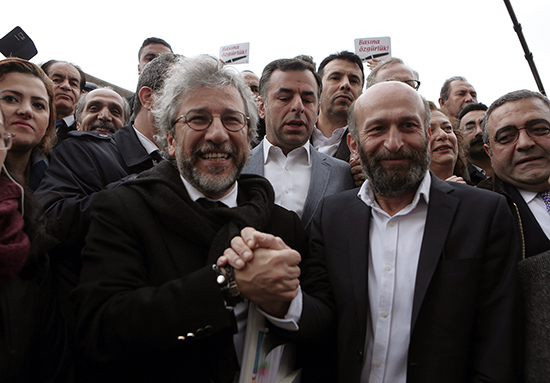
#> input picture Advanced Concepts in Python/OpenCV/faces_crowd.jpg, 550 x 383 px
$ jupyter execute 'Eye Detection.ipynb'
#> lines starting #> are read from the running program, lines starting #| are printed output that depends on the picture; after the words box and inside, x2 and y2 are one past the last pixel; in counts of white or black regions, pixels touching at a corner belong together
[cell 1]
import numpy as np
import cv2

img = cv2.imread("faces_crowd.jpg",1)
#> img is the input picture: shape (383, 550, 3); mean B, G, R 85.3, 86.1, 92.8
gray=cv2.cvtColor(img, cv2.COLOR_BGR2GRAY)
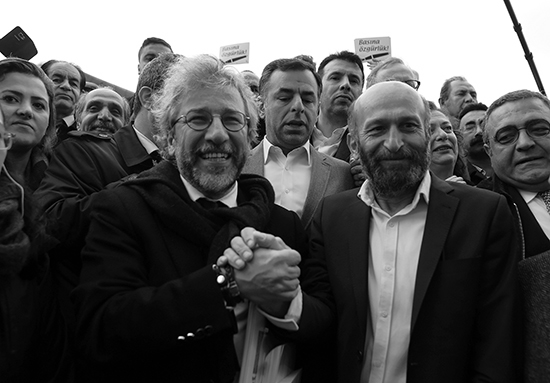
#> gray: shape (383, 550); min 0, max 255, mean 88
path= "haarcascade_eye.xml"

eye_cascade= cv2.CascadeClassifier(path)
eyes= eye_cascade.detectMultiScale(gray, 1.001,4, minSize=(5,5), maxSize=(20,20))
#> eyes = [[3, 89, 20, 20], [397, 116, 20, 20], [60, 72, 20, 20]]
print(len(eyes))
#| 3

for x,y,w,h in eyes:
    xc=(x+ x+w)/2
    yc=(y+ y+h)/2
    radius= w/2
    cv2.circle(img, (int(xc), int(yc)), int(radius), (255,0,0), 2)
#> this loop made 3 passes
#> (x, y, xc, yc) on passes 1 to 3: (3, 89, 13, 99), (397, 116, 407, 126), (60, 72, 70, 82)
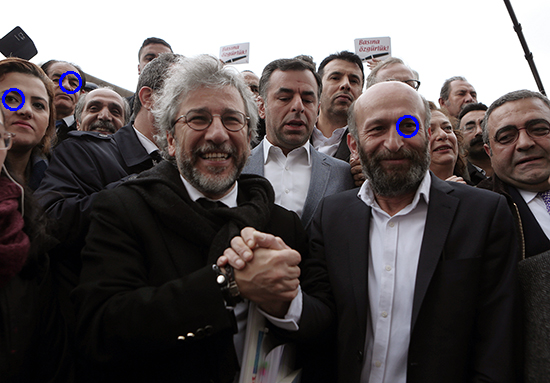
#> img: shape (383, 550, 3); 0.28% of pixels changed, all inside (x1, y1, x2, y2) = (2, 71, 419, 138)

cv2.imshow("Eyes", img)

cv2.waitKey(0)
#> Out = 27

$ run again, with Advanced Concepts in Python/OpenCV/camera-lens.jpg copied over Advanced Concepts in Python/OpenCV/faces_crowd.jpg
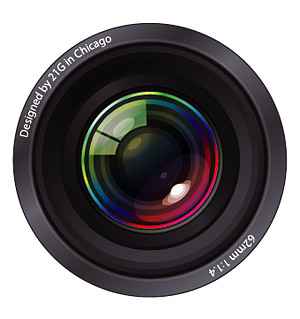
#> input picture Advanced Concepts in Python/OpenCV/camera-lens.jpg, 300 x 319 px
#> img is the input picture: shape (319, 300, 3); mean B, G, R 124.9, 123.2, 126.6
#> `gray=cv2.cvtColor(img, cv2.COLOR_BGR2GRAY)`:
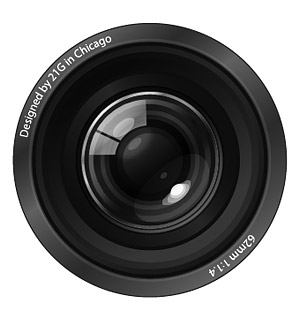
#> gray: shape (319, 300); min 0, max 255, mean 124.4
#> eyes = ()
#| 0
#> Out = 27

$ run again, with Advanced Concepts in Python/OpenCV/crowd.jpg copied over Advanced Concepts in Python/OpenCV/faces_crowd.jpg
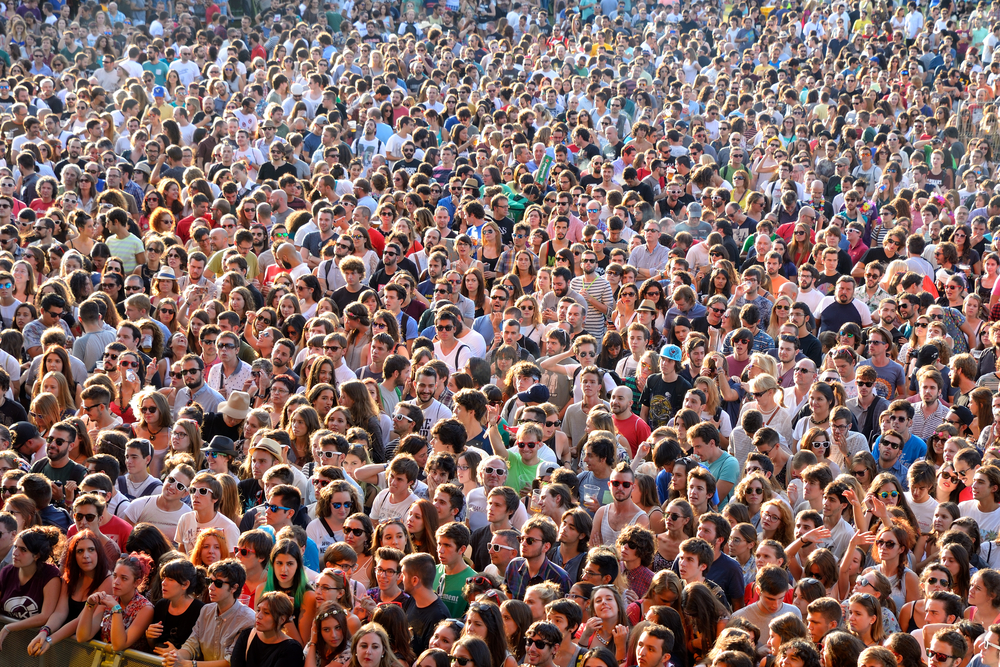
#> input picture Advanced Concepts in Python/OpenCV/crowd.jpg, 1000 x 667 px
#> img is the input picture: shape (667, 1000, 3); mean B, G, R 104, 107.5, 132.3
#> `gray=cv2.cvtColor(img, cv2.COLOR_BGR2GRAY)`:
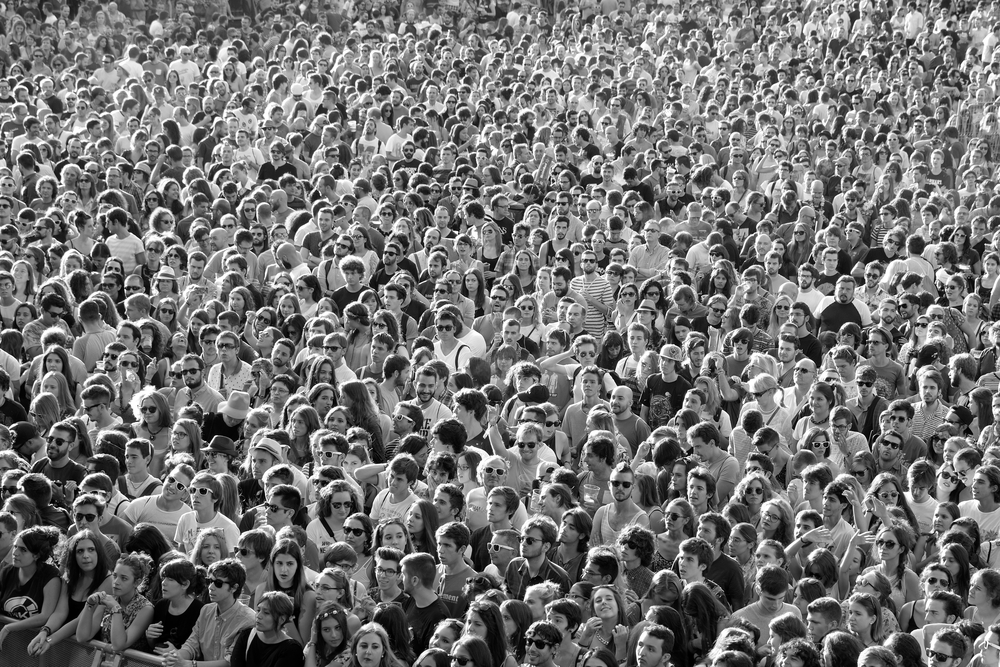
#> gray: shape (667, 1000); min 0, max 255, mean 114.5
#> eyes = 35 rows, first 6: [689, 289, 20, 20], [142, 400, 20, 20], [520, 436, 20, 20], [882, 435, 20, 20], [77, 509, 20, 20], [947, 6, 20, 20]
#| 35
#> the loop `for x,y,w,h in eyes:` made 35 passes
#> (x, y, xc, yc) on passes 1 to 8: (689, 289, 699, 299), (142, 400, 152, 410), (520, 436, 530, 446), (882, 435, 892, 445), (77, 509, 87, 519), (947, 6, 957, 16), (338, 36, 348, 46), (234, 157, 244, 167)
#> after the loop `for x,y,w,h in eyes:`:
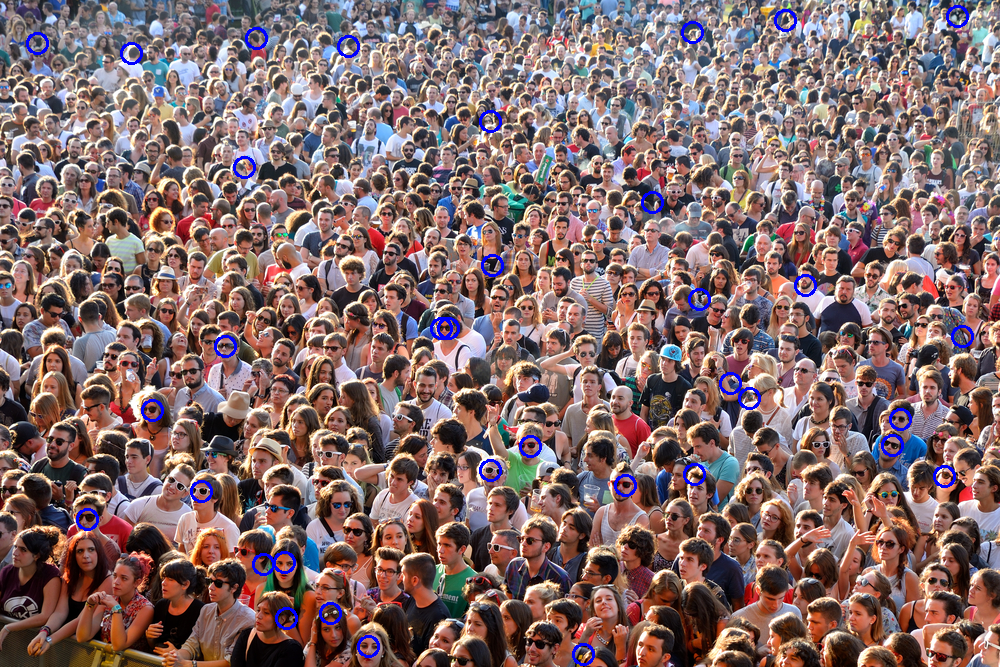
#> img: shape (667, 1000, 3); 1.01% of pixels changed, all inside (x1, y1, x2, y2) = (26, 5, 974, 666)
#> Out = 27
